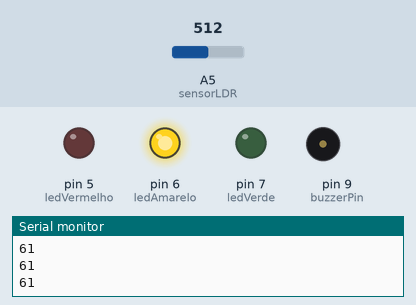
A sketch run on a simulated Arduino Uno, built with avr-gcc and run on an emulated ATmega328P. Parts: output pins drawn as LEDs (lit = HIGH), buzzer (waves = sounding), the last lines printed to the serial monitor. Inputs (shaded band) come from the test bench; at power-on: A5 (sensorLDR) = 512.

Above: at 2.8 s.
2.9 s: A5 (sensorLDR) set to 654
4.4 s: A5 (sensorLDR) set to 686
At 5.3 s:
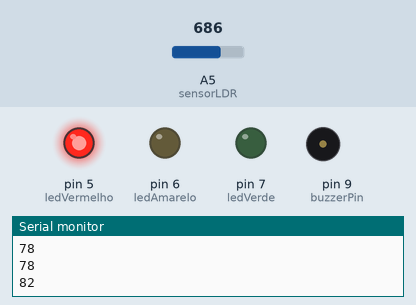
7.4 s: A5 (sensorLDR) set to 511
At 7.8 s:
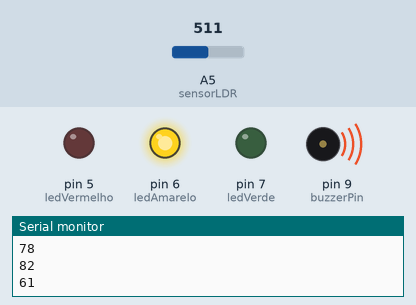
10.4 s: A5 (sensorLDR) set to 425
11.9 s: A5 (sensorLDR) set to 406
At 12.8 s:
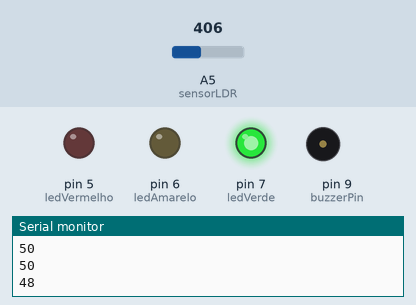
13.9 s: A5 (sensorLDR) set to 716
At 17.1 s:
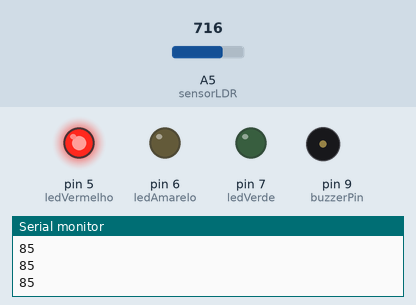
Timing chart, 0 to 17.9 s (numbered marks = the images above; inputs shaded):
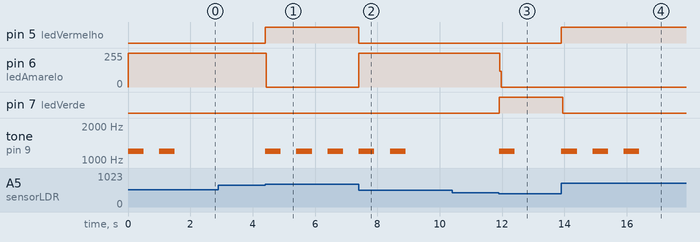

Measured:
- the behaviour switches between 667 and 668 on A5 (sensorLDR) (found by bisection; images 0 and 1)
- the behaviour switches between 418 and 417 on A5 (sensorLDR) (found by bisection; images 2 and 3)
- after the input at 4.4 s, pin 5 (ledVermelho): LOW → HIGH at once; pin 6 (ledAmarelo): 255/255 → 0/255 at once; tone on pin 9 (buzzerPin): alternates 1200 Hz for 0.50 s and silent for 0.50 s, starting at once
- after the input at 7.4 s, pin 5 (ledVermelho): HIGH → LOW at once; pin 6 (ledAmarelo): 0/255 → 255/255 at once; tone on pin 9 (buzzerPin): alternates 1200 Hz for 0.50 s and silent for 0.50 s, 4 changes in all, then stays silent, starting at once
- after the input at 11.9 s, pin 6 (ledAmarelo): 255/255 → 0/255 at once; pin 7 (ledVerde): LOW → HIGH at once; tone on pin 9 (buzzerPin): silent → 1200 Hz at once, → silent 0.50 s later
- after the input at 13.9 s, pin 5 (ledVermelho): LOW → HIGH at once; pin 7 (ledVerde): HIGH → LOW after 0.05 s; tone on pin 9 (buzzerPin): alternates 1200 Hz for 0.50 s and silent for 0.50 s, 6 changes in all, then stays silent, starting at once
- by itself, tone on pin 9 (buzzerPin): alternates 1200 Hz for 0.50 s and silent for 0.50 s, 4 changes in all, then stays silent

The sketch:

LuzAmbienteEBuzzer.ino
```cpp
int ledVermelho = 5; //ledVermelho
int ledAmarelo = 6; //ledAmarelo
int ledVerde = 7; //ledVerde
int maximo = 835;

int sensorLDR = A5; //sensor de luz
int buzzerPin = 9; //buzzer

int Velho = -1; // variavel para rastrear o estado anterior
bool buzzerTocado = false; // variavel de controle do buzzer

void setup()
{
  pinMode(ledVermelho, OUTPUT);
  pinMode(ledAmarelo, OUTPUT);
  pinMode(ledVerde, OUTPUT);

  pinMode(buzzerPin , OUTPUT);
  pinMode(sensorLDR, INPUT);
  Serial.begin(9600);
}

void loop()
{
  int luz = analogRead(sensorLDR);
  int leitura = (luz / (float)maximo) * 100;
  Serial.println(leitura);

  int Novo = -1; // variavel para rastrear o novo estado

    digitalWrite(ledVermelho, LOW);
    digitalWrite(ledAmarelo, LOW);
    digitalWrite(ledVerde, LOW);

  if (leitura >= 80) { //100% e 80%
    digitalWrite(ledVermelho, HIGH);
    Novo = 3; // estado correspondente ao LED vermelho
  }
  else if (leitura >= 50) { // 79% e 50%
    digitalWrite(ledAmarelo, HIGH);
    Novo = 2; // estado correspondente ao LED amarelo
  }
  else { // 49%
    digitalWrite(ledVerde, HIGH);
    Novo = 1; // estado correspondente ao LED verde
  }

  // verificar mudança de estado
  if (Novo != Velho) {
    if (Novo == 3) { // tocar o buzzer três vezes para o LED vermelho
      for (int i = 0; i < 3; i++) {
        tone(buzzerPin, 1200); // liga o buzzer
        delay(500);
        noTone(buzzerPin); // desliga o buzzer
        delay(500);
      }
    }
    else if (Novo == 2) { // tocar o buzzer duas vezes para o LED amarelo
      for (int i = 0; i < 2; i++) {
        tone(buzzerPin, 1200); // liga o buzzer
        delay(500);
        noTone(buzzerPin); // desliga o buzzer
        delay(500);
      }
    }
    else if (Novo == 1) { // tocar o buzzer uma vez para o LED verde
      tone(buzzerPin, 1200); // Liga o buzzer
      delay(500);
      noTone(buzzerPin); // desliga o buzzer
      delay(500);
    }
    // atualizar o estado anterior
    Velho = Novo;
  }
}
```
